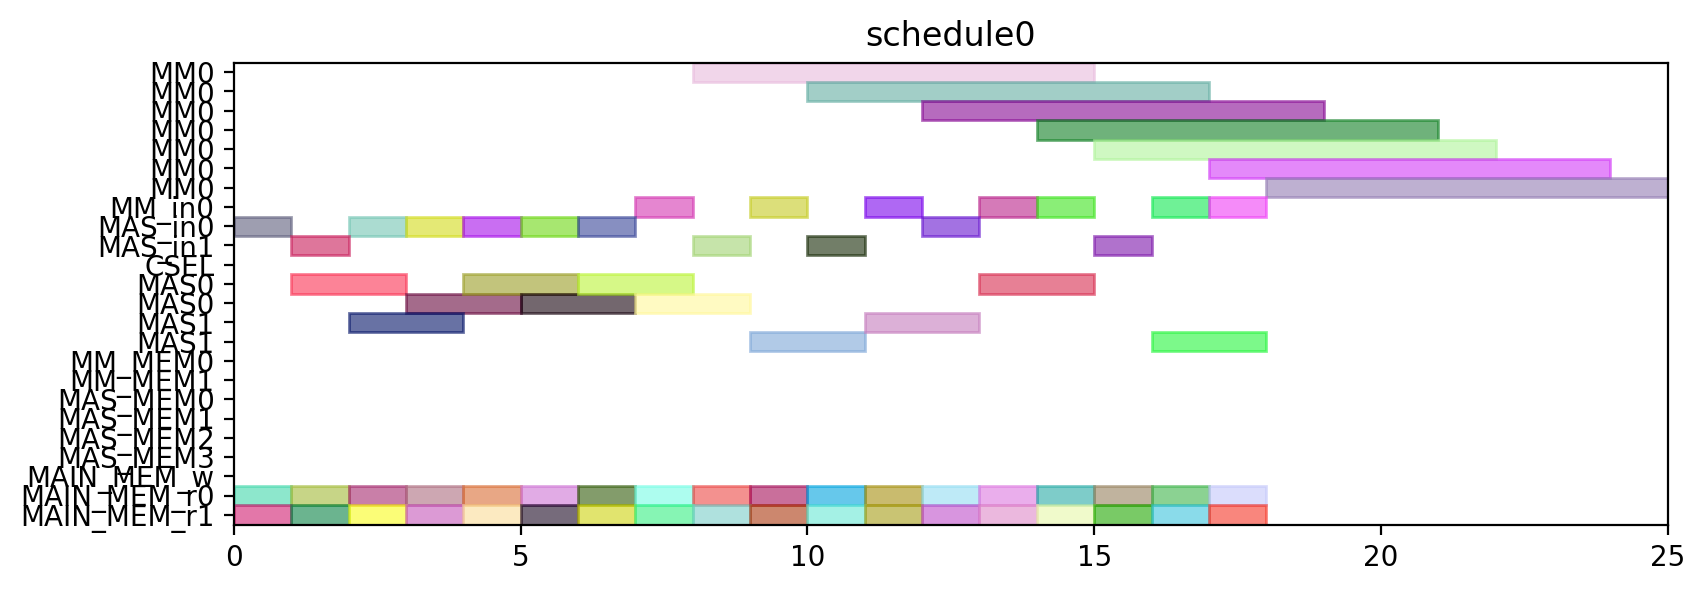

Here is the Python script that generated this plot:
from pyschedule import Scenario, solvers, plotters, alt


def solve():
	horizon = 120
	S = Scenario("schedule0", horizon=horizon)

	# resource
	MM = S.Resources('MM', num=1, size=7)
	MM_in = S.Resources('MM_in', num=1)
	MAS_in = S.Resources('MAS_in', num=2)
	CSEL = S.Resource('CSEL')
	MAS = S.Resources('MAS', num=2, size=2, periods=range(1, horizon))
	MM_MEM = S.Resources('MM_MEM', num=2)
	MAS_MEM = S.Resources('MAS_MEM', num=4)
	MAIN_MEM_w = S.Resource('MAIN_MEM_w', size=1)
	MAIN_MEM_r = S.Resources('MAIN_MEM_r', num=2)

	# result of previous scheduling

	# new tasks
	t0_t0 = S.Task('t0_t0', length=2, delay_cost=1)
	t0_t0 += alt(MAS)
	t0_t0_in = S.Task('t0_t0_in', length=1, delay_cost=1)
	t0_t0_in += alt(MAS_in)
	S += t0_t0_in*MAS_in[0]<=t0_t0*MAS[0]

	S += t0_t0_in*MAS_in[1]<=t0_t0*MAS[1]

	t0_t0_mem0 = S.Task('t0_t0_mem0', length=1, delay_cost=1)
	t0_t0_mem0 += MAIN_MEM_r[0]
	S += t0_t0_mem0 <= t0_t0

	t0_t0_mem1 = S.Task('t0_t0_mem1', length=1, delay_cost=1)
	t0_t0_mem1 += MAIN_MEM_r[1]
	S += t0_t0_mem1 <= t0_t0

	t0_t1 = S.Task('t0_t1', length=2, delay_cost=1)
	t0_t1 += alt(MAS)
	t0_t1_in = S.Task('t0_t1_in', length=1, delay_cost=1)
	t0_t1_in += alt(MAS_in)
	S += t0_t1_in*MAS_in[0]<=t0_t1*MAS[0]

	S += t0_t1_in*MAS_in[1]<=t0_t1*MAS[1]

	t0_t1_mem0 = S.Task('t0_t1_mem0', length=1, delay_cost=1)
	t0_t1_mem0 += MAIN_MEM_r[0]
	S += t0_t1_mem0 <= t0_t1

	t0_t1_mem1 = S.Task('t0_t1_mem1', length=1, delay_cost=1)
	t0_t1_mem1 += MAIN_MEM_r[1]
	S += t0_t1_mem1 <= t0_t1

	t0_t3 = S.Task('t0_t3', length=7, delay_cost=1)
	t0_t3 += alt(MM)
	t0_t3_in = S.Task('t0_t3_in', length=1, delay_cost=1)
	t0_t3_in += alt(MM_in)
	S += t0_t3_in*MM_in[0]<=t0_t3*MM[0]
	t0_t3_mem0 = S.Task('t0_t3_mem0', length=1, delay_cost=1)
	t0_t3_mem0 += MAIN_MEM_r[0]
	S += t0_t3_mem0 <= t0_t3

	t0_t3_mem1 = S.Task('t0_t3_mem1', length=1, delay_cost=1)
	t0_t3_mem1 += MAIN_MEM_r[1]
	S += t0_t3_mem1 <= t0_t3

	t1_t0 = S.Task('t1_t0', length=2, delay_cost=1)
	t1_t0 += alt(MAS)
	t1_t0_in = S.Task('t1_t0_in', length=1, delay_cost=1)
	t1_t0_in += alt(MAS_in)
	S += t1_t0_in*MAS_in[0]<=t1_t0*MAS[0]

	S += t1_t0_in*MAS_in[1]<=t1_t0*MAS[1]

	t1_t0_mem0 = S.Task('t1_t0_mem0', length=1, delay_cost=1)
	t1_t0_mem0 += MAIN_MEM_r[0]
	S += t1_t0_mem0 <= t1_t0

	t1_t0_mem1 = S.Task('t1_t0_mem1', length=1, delay_cost=1)
	t1_t0_mem1 += MAIN_MEM_r[1]
	S += t1_t0_mem1 <= t1_t0

	t1_t1 = S.Task('t1_t1', length=2, delay_cost=1)
	t1_t1 += alt(MAS)
	t1_t1_in = S.Task('t1_t1_in', length=1, delay_cost=1)
	t1_t1_in += alt(MAS_in)
	S += t1_t1_in*MAS_in[0]<=t1_t1*MAS[0]

	S += t1_t1_in*MAS_in[1]<=t1_t1*MAS[1]

	t1_t1_mem0 = S.Task('t1_t1_mem0', length=1, delay_cost=1)
	t1_t1_mem0 += MAIN_MEM_r[0]
	S += t1_t1_mem0 <= t1_t1

	t1_t1_mem1 = S.Task('t1_t1_mem1', length=1, delay_cost=1)
	t1_t1_mem1 += MAIN_MEM_r[1]
	S += t1_t1_mem1 <= t1_t1

	t1_t3 = S.Task('t1_t3', length=7, delay_cost=1)
	t1_t3 += alt(MM)
	t1_t3_in = S.Task('t1_t3_in', length=1, delay_cost=1)
	t1_t3_in += alt(MM_in)
	S += t1_t3_in*MM_in[0]<=t1_t3*MM[0]
	t1_t3_mem0 = S.Task('t1_t3_mem0', length=1, delay_cost=1)
	t1_t3_mem0 += MAIN_MEM_r[0]
	S += t1_t3_mem0 <= t1_t3

	t1_t3_mem1 = S.Task('t1_t3_mem1', length=1, delay_cost=1)
	t1_t3_mem1 += MAIN_MEM_r[1]
	S += t1_t3_mem1 <= t1_t3

	t2_t2 = S.Task('t2_t2', length=2, delay_cost=1)
	t2_t2 += alt(MAS)
	t2_t2_in = S.Task('t2_t2_in', length=1, delay_cost=1)
	t2_t2_in += alt(MAS_in)
	S += t2_t2_in*MAS_in[0]<=t2_t2*MAS[0]

	S += t2_t2_in*MAS_in[1]<=t2_t2*MAS[1]

	t2_t2_mem0 = S.Task('t2_t2_mem0', length=1, delay_cost=1)
	t2_t2_mem0 += MAIN_MEM_r[0]
	S += t2_t2_mem0 <= t2_t2

	t2_t2_mem1 = S.Task('t2_t2_mem1', length=1, delay_cost=1)
	t2_t2_mem1 += MAIN_MEM_r[1]
	S += t2_t2_mem1 <= t2_t2

	t5_t0 = S.Task('t5_t0', length=7, delay_cost=1)
	t5_t0 += alt(MM)
	t5_t0_in = S.Task('t5_t0_in', length=1, delay_cost=1)
	t5_t0_in += alt(MM_in)
	S += t5_t0_in*MM_in[0]<=t5_t0*MM[0]
	t5_t0_mem0 = S.Task('t5_t0_mem0', length=1, delay_cost=1)
	t5_t0_mem0 += MAIN_MEM_r[0]
	S += t5_t0_mem0 <= t5_t0

	t5_t0_mem1 = S.Task('t5_t0_mem1', length=1, delay_cost=1)
	t5_t0_mem1 += MAIN_MEM_r[1]
	S += t5_t0_mem1 <= t5_t0

	t5_t1 = S.Task('t5_t1', length=7, delay_cost=1)
	t5_t1 += alt(MM)
	t5_t1_in = S.Task('t5_t1_in', length=1, delay_cost=1)
	t5_t1_in += alt(MM_in)
	S += t5_t1_in*MM_in[0]<=t5_t1*MM[0]
	t5_t1_mem0 = S.Task('t5_t1_mem0', length=1, delay_cost=1)
	t5_t1_mem0 += MAIN_MEM_r[0]
	S += t5_t1_mem0 <= t5_t1

	t5_t1_mem1 = S.Task('t5_t1_mem1', length=1, delay_cost=1)
	t5_t1_mem1 += MAIN_MEM_r[1]
	S += t5_t1_mem1 <= t5_t1

	t5_t2 = S.Task('t5_t2', length=2, delay_cost=1)
	t5_t2 += alt(MAS)
	t5_t2_in = S.Task('t5_t2_in', length=1, delay_cost=1)
	t5_t2_in += alt(MAS_in)
	S += t5_t2_in*MAS_in[0]<=t5_t2*MAS[0]

	S += t5_t2_in*MAS_in[1]<=t5_t2*MAS[1]

	t5_t2_mem0 = S.Task('t5_t2_mem0', length=1, delay_cost=1)
	t5_t2_mem0 += MAIN_MEM_r[0]
	S += t5_t2_mem0 <= t5_t2

	t5_t2_mem1 = S.Task('t5_t2_mem1', length=1, delay_cost=1)
	t5_t2_mem1 += MAIN_MEM_r[1]
	S += t5_t2_mem1 <= t5_t2

	t5_t3 = S.Task('t5_t3', length=2, delay_cost=1)
	t5_t3 += alt(MAS)
	t5_t3_in = S.Task('t5_t3_in', length=1, delay_cost=1)
	t5_t3_in += alt(MAS_in)
	S += t5_t3_in*MAS_in[0]<=t5_t3*MAS[0]

	S += t5_t3_in*MAS_in[1]<=t5_t3*MAS[1]

	t5_t3_mem0 = S.Task('t5_t3_mem0', length=1, delay_cost=1)
	t5_t3_mem0 += MAIN_MEM_r[0]
	S += t5_t3_mem0 <= t5_t3

	t5_t3_mem1 = S.Task('t5_t3_mem1', length=1, delay_cost=1)
	t5_t3_mem1 += MAIN_MEM_r[1]
	S += t5_t3_mem1 <= t5_t3

	t7_t0 = S.Task('t7_t0', length=2, delay_cost=1)
	t7_t0 += alt(MAS)
	t7_t0_in = S.Task('t7_t0_in', length=1, delay_cost=1)
	t7_t0_in += alt(MAS_in)
	S += t7_t0_in*MAS_in[0]<=t7_t0*MAS[0]

	S += t7_t0_in*MAS_in[1]<=t7_t0*MAS[1]

	t7_t0_mem0 = S.Task('t7_t0_mem0', length=1, delay_cost=1)
	t7_t0_mem0 += MAIN_MEM_r[0]
	S += t7_t0_mem0 <= t7_t0

	t7_t0_mem1 = S.Task('t7_t0_mem1', length=1, delay_cost=1)
	t7_t0_mem1 += MAIN_MEM_r[1]
	S += t7_t0_mem1 <= t7_t0

	t7_t1 = S.Task('t7_t1', length=2, delay_cost=1)
	t7_t1 += alt(MAS)
	t7_t1_in = S.Task('t7_t1_in', length=1, delay_cost=1)
	t7_t1_in += alt(MAS_in)
	S += t7_t1_in*MAS_in[0]<=t7_t1*MAS[0]

	S += t7_t1_in*MAS_in[1]<=t7_t1*MAS[1]

	t7_t1_mem0 = S.Task('t7_t1_mem0', length=1, delay_cost=1)
	t7_t1_mem0 += MAIN_MEM_r[0]
	S += t7_t1_mem0 <= t7_t1

	t7_t1_mem1 = S.Task('t7_t1_mem1', length=1, delay_cost=1)
	t7_t1_mem1 += MAIN_MEM_r[1]
	S += t7_t1_mem1 <= t7_t1

	t7_t3 = S.Task('t7_t3', length=7, delay_cost=1)
	t7_t3 += alt(MM)
	t7_t3_in = S.Task('t7_t3_in', length=1, delay_cost=1)
	t7_t3_in += alt(MM_in)
	S += t7_t3_in*MM_in[0]<=t7_t3*MM[0]
	t7_t3_mem0 = S.Task('t7_t3_mem0', length=1, delay_cost=1)
	t7_t3_mem0 += MAIN_MEM_r[0]
	S += t7_t3_mem0 <= t7_t3

	t7_t3_mem1 = S.Task('t7_t3_mem1', length=1, delay_cost=1)
	t7_t3_mem1 += MAIN_MEM_r[1]
	S += t7_t3_mem1 <= t7_t3

	t10_t0 = S.Task('t10_t0', length=7, delay_cost=1)
	t10_t0 += alt(MM)
	t10_t0_in = S.Task('t10_t0_in', length=1, delay_cost=1)
	t10_t0_in += alt(MM_in)
	S += t10_t0_in*MM_in[0]<=t10_t0*MM[0]
	t10_t0_mem0 = S.Task('t10_t0_mem0', length=1, delay_cost=1)
	t10_t0_mem0 += MAIN_MEM_r[0]
	S += t10_t0_mem0 <= t10_t0

	t10_t0_mem1 = S.Task('t10_t0_mem1', length=1, delay_cost=1)
	t10_t0_mem1 += MAIN_MEM_r[1]
	S += t10_t0_mem1 <= t10_t0

	t10_t1 = S.Task('t10_t1', length=7, delay_cost=1)
	t10_t1 += alt(MM)
	t10_t1_in = S.Task('t10_t1_in', length=1, delay_cost=1)
	t10_t1_in += alt(MM_in)
	S += t10_t1_in*MM_in[0]<=t10_t1*MM[0]
	t10_t1_mem0 = S.Task('t10_t1_mem0', length=1, delay_cost=1)
	t10_t1_mem0 += MAIN_MEM_r[0]
	S += t10_t1_mem0 <= t10_t1

	t10_t1_mem1 = S.Task('t10_t1_mem1', length=1, delay_cost=1)
	t10_t1_mem1 += MAIN_MEM_r[1]
	S += t10_t1_mem1 <= t10_t1

	t10_t2 = S.Task('t10_t2', length=2, delay_cost=1)
	t10_t2 += alt(MAS)
	t10_t2_in = S.Task('t10_t2_in', length=1, delay_cost=1)
	t10_t2_in += alt(MAS_in)
	S += t10_t2_in*MAS_in[0]<=t10_t2*MAS[0]

	S += t10_t2_in*MAS_in[1]<=t10_t2*MAS[1]

	t10_t2_mem0 = S.Task('t10_t2_mem0', length=1, delay_cost=1)
	t10_t2_mem0 += MAIN_MEM_r[0]
	S += t10_t2_mem0 <= t10_t2

	t10_t2_mem1 = S.Task('t10_t2_mem1', length=1, delay_cost=1)
	t10_t2_mem1 += MAIN_MEM_r[1]
	S += t10_t2_mem1 <= t10_t2

	t10_t3 = S.Task('t10_t3', length=2, delay_cost=1)
	t10_t3 += alt(MAS)
	t10_t3_in = S.Task('t10_t3_in', length=1, delay_cost=1)
	t10_t3_in += alt(MAS_in)
	S += t10_t3_in*MAS_in[0]<=t10_t3*MAS[0]

	S += t10_t3_in*MAS_in[1]<=t10_t3*MAS[1]

	t10_t3_mem0 = S.Task('t10_t3_mem0', length=1, delay_cost=1)
	t10_t3_mem0 += MAIN_MEM_r[0]
	S += t10_t3_mem0 <= t10_t3

	t10_t3_mem1 = S.Task('t10_t3_mem1', length=1, delay_cost=1)
	t10_t3_mem1 += MAIN_MEM_r[1]
	S += t10_t3_mem1 <= t10_t3

	solvers.mip.solve(S,msg=1,kind='CPLEX',ratio_gap=1.01)

	solution = [['hoge']*len(S.solution()[1]) for i in range(len(S.solution()))]
	for i in range(len(S.solution())):
		for j in range(len(S.solution()[i])):
			solution[i][j]=str(S.solution()[i][j])
	print(solution)

	cycles = int(solution[-1][3])

	pic_file_name = "/mnt/rose/usr1/fukuda/ABE/multiRAM_multiMAS_16mux/scheduling_result/stage7MM1_stage2MAS2/EP2_DBL_w_EVAL/schedule0.png"
	if(S.solution() != []):
		plotters.matplotlib.plot(S,img_filename=pic_file_name, show_task_labels=False, fig_size=(cycles*0.25+3, 3))

	return solution
